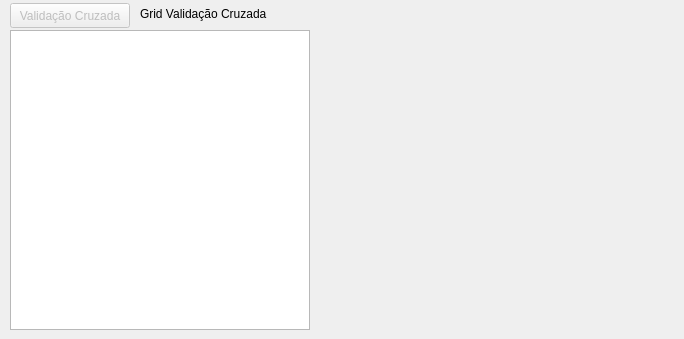
       <widget class="QWidget" name="tab_38">
        <attribute name="title">
         <string>Validação Cruzada</string>
        </attribute>
        <widget class="QLabel" name="label_validacao_cruzada_SVM">
         <property name="geometry">
          <rect>
           <x>325</x>
           <y>10</y>
           <width>350</width>
           <height>320</height>
          </rect>
         </property>
         <property name="text">
          <string/>
         </property>
         <property name="scaledContents">
          <bool>true</bool>
         </property>
        </widget>
        <widget class="QLabel" name="label_43">
         <property name="geometry">
          <rect>
           <x>140</x>
           <y>6</y>
           <width>170</width>
           <height>16</height>
          </rect>
         </property>
         <property name="text">
          <string>Grid Validação Cruzada</string>
         </property>
        </widget>
        <widget class="QPushButton" name="pushButton_Validacao_Cruzada_SVM">
         <property name="enabled">
          <bool>false</bool>
         </property>
         <property name="geometry">
          <rect>
           <x>10</x>
           <y>3</y>
           <width>120</width>
           <height>25</height>
          </rect>
         </property>
         <property name="text">
          <string>Validação Cruzada</string>
         </property>
        </widget>
        <widget class="QTableWidget" name="datatable_validacao_cruzada_SVM">
         <property name="geometry">
          <rect>
           <x>10</x>
           <y>30</y>
           <width>300</width>
           <height>300</height>
          </rect>
         </property>
        </widget>
       </widget>
